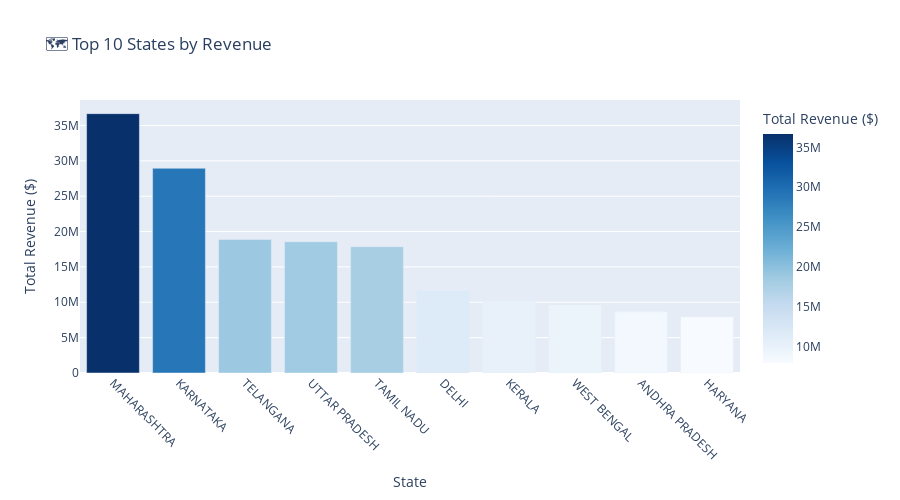

The code cell stored with this chart in its notebook:
### Markdown cell above
## 🗺️ Geographical Analysis

### Code cell
# Geographical analysis from raw data
geo_query = """
SELECT 
    ship_state,
    ship_city,
    COUNT(*) as order_count,
    SUM(amount) as total_revenue,
    AVG(amount) as avg_order_value
FROM raw_amazon_sales 
WHERE status != 'Cancelled' AND amount > 0
GROUP BY ship_state, ship_city
ORDER BY total_revenue DESC
"""

df_geo = pd.read_sql(geo_query, conn)

# State-level analysis
state_analysis = df_geo.groupby('ship_state').agg({
    'order_count': 'sum',
    'total_revenue': 'sum',
    'avg_order_value': 'mean'
}).round(2).sort_values('total_revenue', ascending=False)

print("🗺️ TOP STATES BY REVENUE:")
print("=" * 35)
for state, row in state_analysis.head(10).iterrows():
    if pd.notna(state) and state.strip():
        print(f"📍 {state}:")
        print(f"   💰 Revenue: ${row['total_revenue']:,.0f}")
        print(f"   📊 Orders: {row['order_count']:,}")
        print(f"   💵 Avg Order: ${row['avg_order_value']:.0f}")
        print()

# Top cities analysis
top_cities = df_geo.head(15)
print("🏙️ TOP CITIES BY REVENUE:")
print("=" * 30)
for _, row in top_cities.iterrows():
    if pd.notna(row['ship_city']) and row['ship_city'].strip():
        city_state = f"{row['ship_city']}, {row['ship_state']}" if pd.notna(row['ship_state']) else row['ship_city']
        print(f"🏢 {city_state}: ${row['total_revenue']:,.0f} ({row['order_count']} orders)")

# Visualize top states
top_states = state_analysis.head(10).reset_index()
fig = px.bar(top_states, 
             x='ship_state', 
             y='total_revenue',
             title='🗺️ Top 10 States by Revenue',
             labels={'total_revenue': 'Total Revenue ($)', 'ship_state': 'State'},
             color='total_revenue',
             color_continuous_scale='Blues')

fig.update_xaxes(tickangle=45)
fig.update_layout(height=500, showlegend=False)
fig.show()

### Figure 1 — Plotly figure (JSON) as saved in the notebook; plotly's stock layout.template omitted (floating-point values rounded to 4 significant figures)
{"data": [{"hovertemplate": "State=%{x}<br>Total Revenue ($)=%{marker.color}<extra></extra>", "legendgroup": "", "marker": {"color": [36670000.0, 28950000.0, 18870000.0, 18560000.0, 17860000.0, 11720000.0, 10130000.0, 9622000.0, 8647000.0, 7963000.0], "coloraxis": "coloraxis", "pattern": {"shape": ""}}, "name": "", "orientation": "v", "showlegend": false, "textposition": "auto", "type": "bar", "x": ["MAHARASHTRA", "KARNATAKA", "TELANGANA", "UTTAR PRADESH", "TAMIL NADU", "DELHI", "KERALA", "WEST BENGAL", "ANDHRA PRADESH", "HARYANA"], "xaxis": "x", "y": [36670000.0, 28950000.0, 18870000.0, 18560000.0, 17860000.0, 11720000.0, 10130000.0, 9622000.0, 8647000.0, 7963000.0], "yaxis": "y"}], "layout": {"barmode": "relative", "coloraxis": {"colorbar": {"title": {"text": "Total Revenue ($)"}}, "colorscale": [[0, "rgb(247,251,255)"], [0.125, "rgb(222,235,247)"], [0.25, "rgb(198,219,239)"], [0.375, "rgb(158,202,225)"], [0.5, "rgb(107,174,214)"], [0.625, "rgb(66,146,198)"], [0.75, "rgb(33,113,181)"], [0.875, "rgb(8,81,156)"], [1, "rgb(8,48,107)"]]}, "height": 500, "legend": {"tracegroupgap": 0}, "showlegend": false, "title": {"text": "🗺️ Top 10 States by Revenue"}, "xaxis": {"anchor": "y", "domain": [0, 1], "tickangle": 45, "title": {"text": "State"}}, "yaxis": {"anchor": "x", "domain": [0, 1], "title": {"text": "Total Revenue ($)"}}}}
